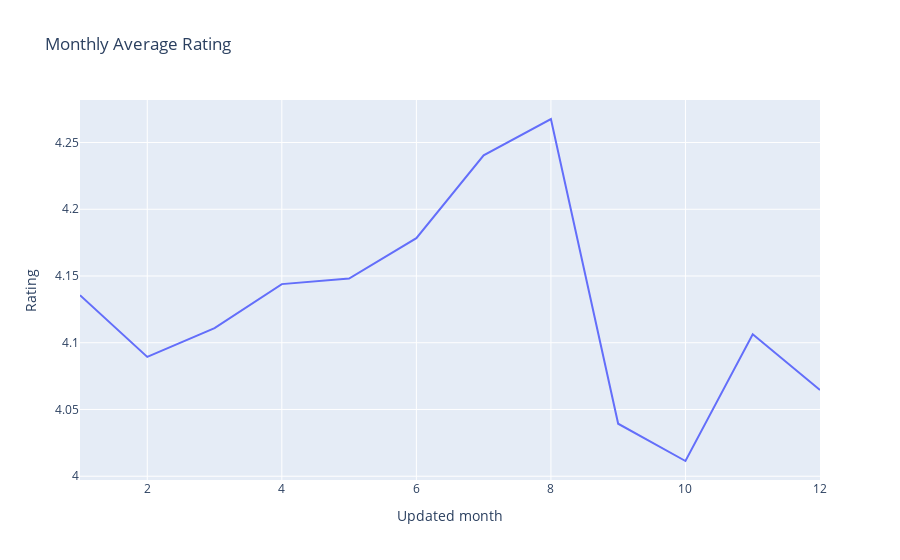

Here is the notebook cell this chart was saved with:
### Code cell
#Take the table you want to plot in a separate variable
import plotly.express as px
fig = px.line(res, x="Updated month", y="Rating", title="Monthly Average Rating")
fig.show()

### Figure 1 — Plotly figure (JSON) as saved in the notebook; plotly's stock layout.template omitted (floating-point values rounded to 4 significant figures)
{"data": [{"hovertemplate": "Updated month=%{x}<br>Rating=%{y}<extra></extra>", "legendgroup": "", "line": {"color": "#636efa", "dash": "solid"}, "marker": {"symbol": "circle"}, "mode": "lines", "name": "", "orientation": "v", "showlegend": false, "type": "scatter", "x": [1, 2, 3, 4, 5, 6, 7, 8, 9, 10, 11, 12], "xaxis": "x", "y": [4.136, 4.089, 4.111, 4.144, 4.148, 4.178, 4.24, 4.268, 4.039, 4.011, 4.106, 4.065], "yaxis": "y"}], "layout": {"autosize": true, "legend": {"tracegroupgap": 0}, "title": {"text": "Monthly Average Rating"}, "xaxis": {"anchor": "y", "autorange": true, "domain": [0, 1], "range": [1, 12], "title": {"text": "Updated month"}, "type": "linear"}, "yaxis": {"anchor": "x", "autorange": true, "domain": [0, 1], "range": [3.997, 4.282], "title": {"text": "Rating"}, "type": "linear"}}}
